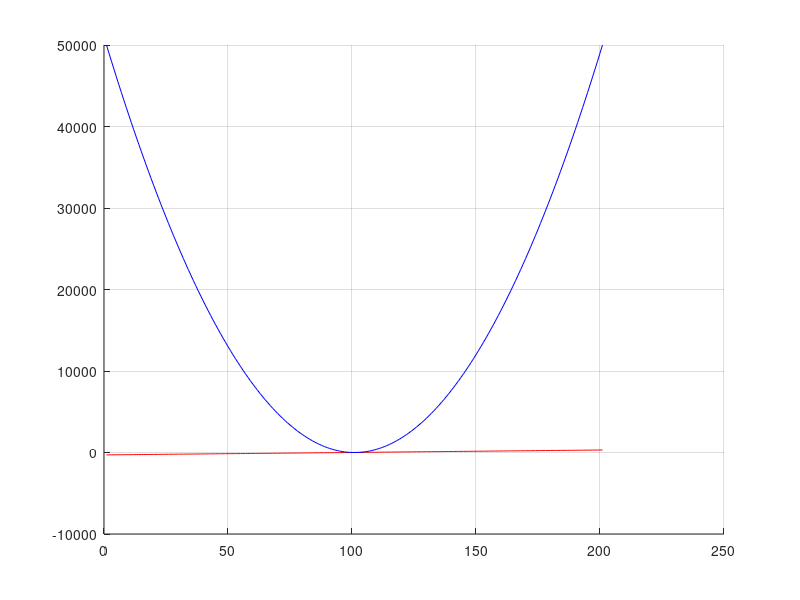

This figure's MATLAB source:
function grafic_sistem()
	%	Fie sistemul : 	x1 + 2*x2 - 2 = 0 
	%	                x1^2 + 4*x2^2 - 4 = 0
f1= @(x1, x2) x1 + 2.*x2 - 2;
f2= @(x1, x2) x1.^2 + 4.*x2.^2 - 4;
  
j = -100:1:100;
hold on;
plot(f1(j,j+5), 'r');
plot(f2(j,j),  'b');
grid
hold off;
  
endfunction